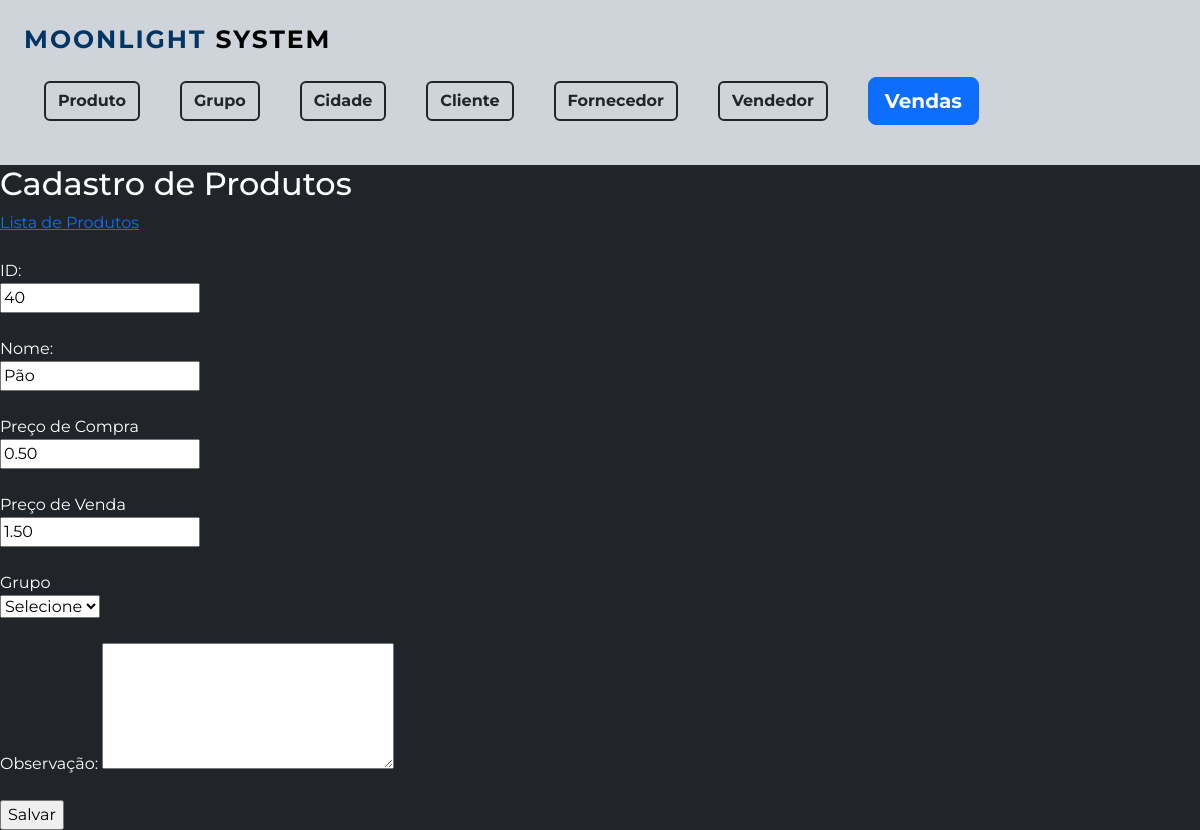
The app's page /Produto/formProduto.php?id=40 with its own data.
### tables this page shows
CREATE TABLE `tb_produto` (
  `id_produto` int(11) NOT NULL,
  `nm_produto` varchar(55) NOT NULL,
  `precocompra` float(9,2) DEFAULT NULL,
  `precovenda` float(9,2) DEFAULT NULL,
  `obs` text DEFAULT NULL,
  `fk_id_grupo` int(11) DEFAULT NULL,
  `qtd_estoque` double(9,2) DEFAULT NULL
);

### Produto/formProduto.php (the view, shortened to what this page needs)
<?php
   include '../formMenu.php';
   include '../conexao/conecta.php';
   if ($_GET['id']) {
    $id=$_GET['id'];
     $sql="SELECT id_produto, nm_produto, precocompra, precovenda, fk_id_grupo, obs FROM tb_produto WHERE id_produto=$id";
     $resultado=mysqli_query($conexao,$sql);
     if ($resultado==false) {
       die("Erro: ".mysqli_error($conexao));
      } else
      {
        $item=mysqli_fetch_array($resultado);
      }
   }
   ?>
   <h2>Cadastro de Produtos</h2>
   <a href="formListaProduto.php">Lista de Produtos</a> <br> <br>
<form method="post" action="GravaProduto.php">
<?php
  if ($_GET['id'])  {
    ?>
      <label>ID: </label> <br>
      <input type="TEXT " name="id" readonly="readonly" value=<?php echo $item['id_produto'] ?> > <br> <br>
<?php
  }
  ?>
  <label>Nome:</label> <br>
  <input type="TEXT" name="nome" value=<?php echo $item['nm_produto']?> > <br> <br>
  <label>Preço de Compra</label> <br>
  <input type="TEXT" name="precocompra" value=<?php echo $item['precocompra']?> > <br><br>
  <label>Preço de Venda</label> <br>
 <input type="TEXT" name="precovenda" value=<?php echo $item['precovenda']?> > <br><br>
 <label>Grupo</label> <br>
 <select  name="grupo">
  <option>Selecione</option>
 </select>
 <br> <br>
  <label>Observação:</label>
  <TEXTAREA cols=30 rows=05 id="obs" name="obs" ><?php echo $item['obs']?> </TEXTAREA> <br/> <br/>
  <input type="submit" name="Salvar" value="Salvar">
</form>

### formMenu.php (style rules this page uses)
body { background-color: #212529; color: #fff; font-family: 'Montserrat', sans-serif; }

### records on screen
tb_produto: id "40", nome "Pão", precocompra "0.50", precovenda "1.50"
